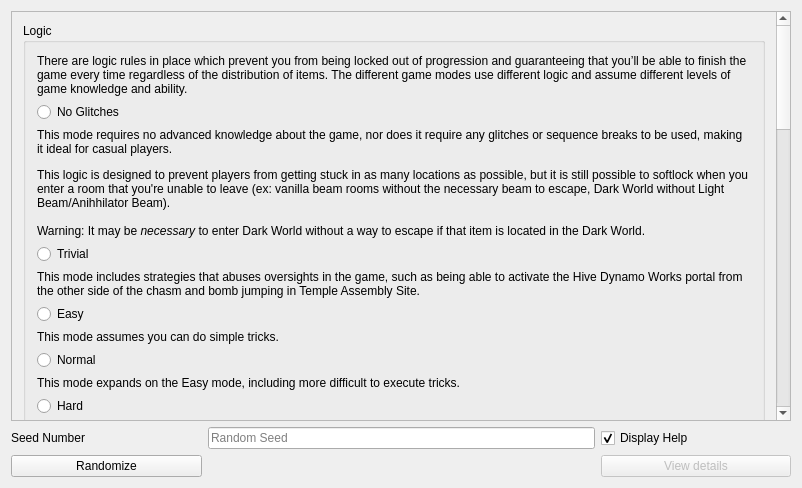
<?xml version="1.0" encoding="UTF-8"?>
<ui version="4.0">
 <class>LayoutGeneratorWindow</class>
 <widget class="QMainWindow" name="LayoutGeneratorWindow">
  <property name="geometry">
   <rect>
    <x>0</x>
    <y>0</y>
    <width>802</width>
    <height>488</height>
   </rect>
  </property>
  <property name="windowTitle">
   <string>Hello, world!</string>
  </property>
  <widget class="QWidget" name="centralWidget">
   <property name="maximumSize">
    <size>
     <width>16777215</width>
     <height>16777215</height>
    </size>
   </property>
   <layout class="QGridLayout" name="gridLayout">
    <item row="2" column="0">
     <widget class="QLabel" name="seed_number_label">
      <property name="text">
       <string>Seed Number</string>
      </property>
     </widget>
    </item>
    <item row="2" column="3">
     <widget class="QCheckBox" name="display_help_box">
      <property name="minimumSize">
       <size>
        <width>130</width>
        <height>0</height>
       </size>
      </property>
      <property name="text">
       <string>Display Help</string>
      </property>
      <property name="checked">
       <bool>true</bool>
      </property>
     </widget>
    </item>
    <item row="0" column="0" colspan="4">
     <widget class="QScrollArea" name="scroll_area">
      <property name="widgetResizable">
       <bool>true</bool>
      </property>
      <widget class="QWidget" name="scroll_area_widget_contents">
       <property name="geometry">
        <rect>
         <x>0</x>
         <y>-906</y>
         <width>765</width>
         <height>1298</height>
        </rect>
       </property>
       <layout class="QVBoxLayout" name="verticalLayout_2">
        <item>
         <widget class="QGroupBox" name="logic_group">
          <property name="title">
           <string>Logic</string>
          </property>
          <property name="flat">
           <bool>false</bool>
          </property>
          <property name="checkable">
           <bool>false</bool>
          </property>
          <property name="checked">
           <bool>false</bool>
          </property>
          <layout class="QVBoxLayout" name="verticalLayout">
           <item>
            <widget class="QLabel" name="logic_description_label">
             <property name="text">
              <string>&lt;html&gt;&lt;head/&gt;&lt;body&gt;&lt;p&gt;There are logic rules in place which prevent you from being locked out of progression and guaranteeing that you’ll be able to finish the game every time regardless of the distribution of items. The different game modes use different logic and assume different levels of game knowledge and ability.&lt;/p&gt;&lt;/body&gt;&lt;/html&gt;</string>
             </property>
             <property name="wordWrap">
              <bool>true</bool>
             </property>
            </widget>
           </item>
           <item>
            <widget class="QRadioButton" name="logic_noglitches_radio">
             <property name="text">
              <string>No Glitches</string>
             </property>
            </widget>
           </item>
           <item>
            <widget class="QLabel" name="logic_noglitches_label">
             <property name="text">
              <string>&lt;html&gt;&lt;head/&gt;&lt;body&gt;&lt;p&gt;This mode requires no advanced knowledge about the game, nor does it require any glitches or sequence breaks to be used, making it ideal for casual players.&lt;/p&gt;&lt;p&gt;This logic is designed to prevent players from getting stuck in as many locations as possible, but it is still possible to softlock when you enter a room that you're unable to leave (ex: vanilla beam rooms without the necessary beam to escape, Dark World without Light Beam/Anihhilator Beam).&lt;br/&gt;&lt;br/&gt;Warning: It may be &lt;span style=&quot; font-style:italic;&quot;&gt;necessary&lt;/span&gt; to enter Dark World without a way to escape if that item is located in the Dark World.&lt;/p&gt;&lt;/body&gt;&lt;/html&gt;</string>
             </property>
             <property name="wordWrap">
              <bool>true</bool>
             </property>
            </widget>
           </item>
           <item>
            <widget class="QRadioButton" name="logic_trivial_radio">
             <property name="text">
              <string>Trivial</string>
             </property>
            </widget>
           </item>
           <item>
            <widget class="QLabel" name="logic_trivial_label">
             <property name="text">
              <string>&lt;html&gt;&lt;head/&gt;&lt;body&gt;&lt;p&gt;This mode includes strategies that abuses oversights in the game, such as being able to activate the Hive Dynamo Works portal from the other side of the chasm and bomb jumping in Temple Assembly Site.&lt;/p&gt;&lt;/body&gt;&lt;/html&gt;</string>
             </property>
             <property name="wordWrap">
              <bool>true</bool>
             </property>
            </widget>
           </item>
           <item>
            <widget class="QRadioButton" name="logic_easy_radio">
             <property name="text">
              <string>Easy</string>
             </property>
            </widget>
           </item>
           <item>
            <widget class="QLabel" name="logic_easy_label">
             <property name="text">
              <string>&lt;html&gt;&lt;head/&gt;&lt;body&gt;&lt;p&gt;This mode assumes you can do simple tricks.&lt;/p&gt;&lt;/body&gt;&lt;/html&gt;</string>
             </property>
             <property name="wordWrap">
              <bool>true</bool>
             </property>
            </widget>
           </item>
           <item>
            <widget class="QRadioButton" name="logic_normal_radio">
             <property name="text">
              <string>Normal</string>
             </property>
            </widget>
           </item>
           <item>
            <widget class="QLabel" name="logic_normal_label">
             <property name="text">
              <string>&lt;html&gt;&lt;head/&gt;&lt;body&gt;&lt;p&gt;This mode expands on the Easy mode, including more difficult to execute tricks.&lt;/p&gt;&lt;/body&gt;&lt;/html&gt;</string>
             </property>
             <property name="wordWrap">
              <bool>true</bool>
             </property>
            </widget>
           </item>
           <item>
            <widget class="QRadioButton" name="logic_hard_radio">
             <property name="text">
              <string>Hard</string>
             </property>
            </widget>
           </item>
           <item>
            <widget class="QLabel" name="logic_hard_label">
             <property name="text">
              <string>&lt;html&gt;&lt;head/&gt;&lt;body&gt;&lt;p&gt;This mode expands on Normal with additional tricks, such as Grand Abyss scan dash.&lt;/p&gt;&lt;/body&gt;&lt;/html&gt;</string>
             </property>
             <property name="wordWrap">
              <bool>true</bool>
             </property>
            </widget>
           </item>
           <item>
            <widget class="QRadioButton" name="logic_hypermode_radio">
             <property name="text">
              <string>Hypermode</string>
             </property>
            </widget>
           </item>
           <item>
            <widget class="QLabel" name="logic_hypermode_label">
             <property name="text">
              <string>&lt;html&gt;&lt;head/&gt;&lt;body&gt;&lt;p&gt;This mode considers every single trick and path known to Randovania as valid, such as Polluted Mire without Space Jump. No OOB is included.&lt;/p&gt;&lt;/body&gt;&lt;/html&gt;</string>
             </property>
             <property name="wordWrap">
              <bool>true</bool>
             </property>
            </widget>
           </item>
           <item>
            <widget class="QRadioButton" name="logic_minimalrestrictions_radio">
             <property name="text">
              <string>Minimal Checking</string>
             </property>
            </widget>
           </item>
           <item>
            <widget class="QLabel" name="logic_minimalrestrictions_label">
             <property name="text">
              <string>This mode only checks that Screw Attack, Dark Visor and Light Suit won't all be behind Ing Caches and Dark Water, removing the biggest reasons for a pure random layout to be impossible.

Since there aren't many checks, out of bounds tricks will probably be necessary for many items.</string>
             </property>
             <property name="wordWrap">
              <bool>true</bool>
             </property>
            </widget>
           </item>
          </layout>
         </widget>
        </item>
        <item>
         <widget class="QGroupBox" name="mode_group">
          <property name="toolTip">
           <string>&lt;html&gt;&lt;head/&gt;&lt;body&gt;&lt;p&gt;There is a single item pool with all expansions, energy tanks, temple keys, sky temple keys, translators and upgrades.&lt;/p&gt;&lt;/body&gt;&lt;/html&gt;</string>
          </property>
          <property name="title">
           <string>Mode</string>
          </property>
          <layout class="QVBoxLayout" name="verticalLayout_3">
           <item>
            <widget class="QRadioButton" name="mode_standard_radio">
             <property name="text">
              <string>Standard</string>
             </property>
            </widget>
           </item>
           <item>
            <widget class="QLabel" name="mode_standard_label">
             <property name="text">
              <string>&lt;html&gt;&lt;head/&gt;&lt;body&gt;&lt;p&gt;There is a single item pool with all expansions, energy tanks, temple keys, sky temple keys, translators and upgrades.&lt;/p&gt;&lt;/body&gt;&lt;/html&gt;</string>
             </property>
             <property name="wordWrap">
              <bool>true</bool>
             </property>
            </widget>
           </item>
           <item>
            <widget class="QRadioButton" name="mode_major_items_radio">
             <property name="text">
              <string>Major Items</string>
             </property>
            </widget>
           </item>
           <item>
            <widget class="QLabel" name="mode_major_items_label">
             <property name="text">
              <string>&lt;html&gt;&lt;head/&gt;&lt;body&gt;&lt;p&gt;The are two items pools where items are shuffled between:&lt;br/&gt;Expansions Pool: all Missile, Power Bomb and Beam Ammo expansions&lt;br/&gt;Major Pool: all Keys, Translators, Energy Tanks and Suit Upgrades&lt;/p&gt;&lt;/body&gt;&lt;/html&gt;</string>
             </property>
             <property name="wordWrap">
              <bool>true</bool>
             </property>
            </widget>
           </item>
          </layout>
         </widget>
        </item>
        <item>
         <widget class="QGroupBox" name="elevators_group">
          <property name="toolTip">
           <string>&lt;html&gt;&lt;head/&gt;&lt;body&gt;&lt;p&gt;There is a single item pool with all expansions, energy tanks, temple keys, sky temple keys, translators and upgrades.&lt;/p&gt;&lt;/body&gt;&lt;/html&gt;</string>
          </property>
          <property name="title">
           <string>Elevators</string>
          </property>
          <layout class="QVBoxLayout" name="verticalLayout_7">
           <item>
            <widget class="QLabel" name="elevators_description_label">
             <property name="text">
              <string>&lt;html&gt;&lt;head/&gt;&lt;body&gt;&lt;p&gt;Controls what each elevator connects to.&lt;/p&gt;&lt;/body&gt;&lt;/html&gt;</string>
             </property>
             <property name="wordWrap">
              <bool>true</bool>
             </property>
            </widget>
           </item>
           <item>
            <widget class="QRadioButton" name="elevators_vanilla_radio">
             <property name="text">
              <string>Vanilla Connections (Not Randomized)</string>
             </property>
            </widget>
           </item>
           <item>
            <widget class="QLabel" name="elevators_vanilla_label">
             <property name="text">
              <string>&lt;html&gt;&lt;head/&gt;&lt;body&gt;&lt;p&gt;All elevators connects to the original locations.&lt;/p&gt;&lt;/body&gt;&lt;/html&gt;</string>
             </property>
             <property name="wordWrap">
              <bool>true</bool>
             </property>
            </widget>
           </item>
           <item>
            <widget class="QRadioButton" name="elevators_randomized_radio">
             <property name="text">
              <string>Randomized</string>
             </property>
            </widget>
           </item>
           <item>
            <widget class="QLabel" name="elevators_randomized_label">
             <property name="text">
              <string>&lt;html&gt;&lt;head/&gt;&lt;body&gt;&lt;p&gt;Shuffles what each elevators connects to.&lt;/p&gt;&lt;p&gt;All connections are two-way: after taking an elevator, the elevator in the room you're left brings you to where you where.&lt;br/&gt;All zones are guaranteed to be reachable, and an elevator will never connect to the same area.&lt;/p&gt;&lt;/body&gt;&lt;/html&gt;</string>
             </property>
             <property name="wordWrap">
              <bool>true</bool>
             </property>
            </widget>
           </item>
          </layout>
         </widget>
        </item>
        <item>
         <widget class="QGroupBox" name="itemloss_group">
          <property name="toolTip">
           <string>&lt;html&gt;&lt;head/&gt;&lt;body&gt;&lt;p&gt;There is a single item pool with all expansions, energy tanks, temple keys, sky temple keys, translators and upgrades.&lt;/p&gt;&lt;/body&gt;&lt;/html&gt;</string>
          </property>
          <property name="title">
           <string>Item Loss</string>
          </property>
          <layout class="QVBoxLayout" name="verticalLayout_6">
           <item>
            <widget class="QLabel" name="itemloss_description_label">
             <property name="text">
              <string>&lt;html&gt;&lt;head/&gt;&lt;body&gt;&lt;p&gt;Control if Samus loses her items when entering Hive Chamber B for the first time.&lt;br/&gt;Going out of bounds to avoid item loss is not recomended, since one item is permantently unacessible.&lt;/p&gt;&lt;/body&gt;&lt;/html&gt;</string>
             </property>
             <property name="wordWrap">
              <bool>true</bool>
             </property>
            </widget>
           </item>
           <item>
            <widget class="QRadioButton" name="itemloss_enabled_radio">
             <property name="text">
              <string>Enabled (Vanilla)</string>
             </property>
            </widget>
           </item>
           <item>
            <widget class="QLabel" name="itemloss_enabled_label">
             <property name="text">
              <string>&lt;html&gt;&lt;head/&gt;&lt;body&gt;&lt;p&gt;Samus loses her items as normal.&lt;/p&gt;&lt;/body&gt;&lt;/html&gt;</string>
             </property>
             <property name="wordWrap">
              <bool>true</bool>
             </property>
            </widget>
           </item>
           <item>
            <widget class="QRadioButton" name="itemloss_disabled_radio">
             <property name="text">
              <string>Disabled</string>
             </property>
            </widget>
           </item>
           <item>
            <widget class="QLabel" name="itemloss_disabled_label">
             <property name="text">
              <string>&lt;html&gt;&lt;head/&gt;&lt;body&gt;&lt;p&gt;Hive Chamber B will be in a post-cutscene state. Randovania assumes you have Missiles, Bombs, Spider Ball, Boost Ball and Space Jump from start when distributing items.&lt;/p&gt;&lt;/body&gt;&lt;/html&gt;</string>
             </property>
             <property name="wordWrap">
              <bool>true</bool>
             </property>
            </widget>
           </item>
          </layout>
         </widget>
        </item>
        <item>
         <widget class="QGroupBox" name="skytemple_group">
          <property name="toolTip">
           <string>&lt;html&gt;&lt;head/&gt;&lt;body&gt;&lt;p&gt;There is a single item pool with all expansions, energy tanks, temple keys, sky temple keys, translators and upgrades.&lt;/p&gt;&lt;/body&gt;&lt;/html&gt;</string>
          </property>
          <property name="title">
           <string>Sky Temple Keys</string>
          </property>
          <layout class="QVBoxLayout" name="verticalLayout_5">
           <item>
            <widget class="QLabel" name="skytemple_description">
             <property name="text">
              <string>&lt;html&gt;&lt;head/&gt;&lt;body&gt;&lt;p&gt;Controls where the Sky Temple Keys will be located.&lt;/p&gt;&lt;/body&gt;&lt;/html&gt;</string>
             </property>
             <property name="wordWrap">
              <bool>true</bool>
             </property>
            </widget>
           </item>
           <item>
            <widget class="QRadioButton" name="skytemple_vanilla_radio">
             <property name="text">
              <string>Vanilla Locations (Not Randomized)</string>
             </property>
            </widget>
           </item>
           <item>
            <widget class="QLabel" name="skytemple_vanilla_label">
             <property name="text">
              <string>&lt;html&gt;&lt;head/&gt;&lt;body&gt;&lt;p&gt;All Sky Temple Keys are inside the Ing Caches they were in originally.&lt;br/&gt;&lt;span style=&quot; font-weight:600;&quot;&gt;WARNING&lt;/span&gt;: this option may take too long to finish generating, or not finish at all.&lt;/p&gt;&lt;/body&gt;&lt;/html&gt;</string>
             </property>
             <property name="wordWrap">
              <bool>true</bool>
             </property>
            </widget>
           </item>
           <item>
            <widget class="QRadioButton" name="skytemple_randomized_radio">
             <property name="text">
              <string>Randomized</string>
             </property>
            </widget>
           </item>
           <item>
            <widget class="QLabel" name="skytemple_randomized_label">
             <property name="text">
              <string>&lt;html&gt;&lt;head/&gt;&lt;body&gt;&lt;p&gt;Sky Temple Keys are shuffled along with everything else.&lt;/p&gt;&lt;/body&gt;&lt;/html&gt;</string>
             </property>
             <property name="wordWrap">
              <bool>true</bool>
             </property>
            </widget>
           </item>
          </layout>
         </widget>
        </item>
        <item>
         <widget class="QGroupBox" name="itemquantity_group">
          <property name="title">
           <string>Item Quantity</string>
          </property>
          <layout class="QGridLayout" name="gridLayout_2">
           <item row="2" column="2" colspan="2">
            <widget class="QLabel" name="label_2">
             <property name="text">
              <string/>
             </property>
            </widget>
           </item>
           <item row="2" column="0">
            <widget class="QLabel" name="itemquantity_total_label">
             <property name="text">
              <string>Total Pickups: 0/0</string>
             </property>
            </widget>
           </item>
           <item row="2" column="1">
            <widget class="QPushButton" name="itemquantity_reset_button">
             <property name="text">
              <string>Reset</string>
             </property>
            </widget>
           </item>
           <item row="1" column="0" colspan="4">
            <spacer name="horizontalSpacer">
             <property name="orientation">
              <enum>Qt::Horizontal</enum>
             </property>
             <property name="sizeHint" stdset="0">
              <size>
               <width>40</width>
               <height>20</height>
              </size>
             </property>
            </spacer>
           </item>
           <item row="0" column="0" colspan="4">
            <widget class="QLabel" name="itemquantity_description_label">
             <property name="text">
              <string>&lt;html&gt;&lt;head/&gt;&lt;body&gt;&lt;p&gt;Choose how many of each item will appear in the game. Adding more than one for major upgrades makes it more likely you'll find that upgrade, but additional copies are useless.&lt;/p&gt;&lt;p&gt;The total of configured items must be less than how many spots are in the game: trying to add more will fail when generating.&lt;/p&gt;&lt;p&gt;If removing items, the remaning spots are filled with Energy Transfer Module.&lt;/p&gt;&lt;/body&gt;&lt;/html&gt;</string>
             </property>
             <property name="wordWrap">
              <bool>true</bool>
             </property>
            </widget>
           </item>
          </layout>
         </widget>
        </item>
       </layout>
      </widget>
     </widget>
    </item>
    <item row="2" column="1" colspan="2">
     <widget class="QLineEdit" name="seed_number_edit">
      <property name="placeholderText">
       <string>Random Seed</string>
      </property>
     </widget>
    </item>
    <item row="3" column="3">
     <widget class="QPushButton" name="view_details_button">
      <property name="enabled">
       <bool>false</bool>
      </property>
      <property name="text">
       <string>View details</string>
      </property>
     </widget>
    </item>
    <item row="3" column="0">
     <widget class="QPushButton" name="create_layout_button">
      <property name="text">
       <string>Randomize</string>
      </property>
     </widget>
    </item>
   </layout>
  </widget>
  <widget class="QMenuBar" name="menuBar">
   <property name="geometry">
    <rect>
     <x>0</x>
     <y>0</y>
     <width>802</width>
     <height>21</height>
    </rect>
   </property>
  </widget>
 </widget>
 <layoutdefault spacing="6" margin="11"/>
 <resources/>
 <connections/>
</ui>
